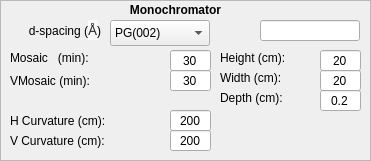
   <widget class="QFrame" name="mono_frame">
    <property name="geometry">
     <rect>
      <x>10</x>
      <y>140</y>
      <width>371</width>
      <height>161</height>
     </rect>
    </property>
    <property name="sizePolicy">
     <sizepolicy hsizetype="Expanding" vsizetype="Expanding">
      <horstretch>0</horstretch>
      <verstretch>0</verstretch>
     </sizepolicy>
    </property>
    <property name="minimumSize">
     <size>
      <width>351</width>
      <height>161</height>
     </size>
    </property>
    <property name="frameShape">
     <enum>QFrame::StyledPanel</enum>
    </property>
    <property name="frameShadow">
     <enum>QFrame::Sunken</enum>
    </property>
    <widget class="QLabel" name="mono_label">
     <property name="geometry">
      <rect>
       <x>0</x>
       <y>0</y>
       <width>351</width>
       <height>20</height>
      </rect>
     </property>
     <property name="sizePolicy">
      <sizepolicy hsizetype="Fixed" vsizetype="Fixed">
       <horstretch>0</horstretch>
       <verstretch>0</verstretch>
      </sizepolicy>
     </property>
     <property name="minimumSize">
      <size>
       <width>351</width>
       <height>20</height>
      </size>
     </property>
     <property name="text">
      <string>&lt;html&gt;&lt;head/&gt;&lt;body&gt;&lt;p&gt;&lt;span style=&quot; font-weight:600;&quot;&gt;Monochromator&lt;/span&gt;&lt;/p&gt;&lt;/body&gt;&lt;/html&gt;</string>
     </property>
     <property name="alignment">
      <set>Qt::AlignCenter</set>
     </property>
    </widget>
    <widget class="QLabel" name="mono_select_label">
     <property name="geometry">
      <rect>
       <x>0</x>
       <y>20</y>
       <width>101</width>
       <height>21</height>
      </rect>
     </property>
     <property name="sizePolicy">
      <sizepolicy hsizetype="Fixed" vsizetype="Fixed">
       <horstretch>0</horstretch>
       <verstretch>0</verstretch>
      </sizepolicy>
     </property>
     <property name="minimumSize">
      <size>
       <width>101</width>
       <height>21</height>
      </size>
     </property>
     <property name="text">
      <string>&lt;html&gt;&lt;head/&gt;&lt;body&gt;&lt;p&gt;d-spacing (&lt;span style=&quot; font-family:'Open Sans,Helvetica Neue,Helvetica,Arial,sans-serif'; font-size:14px; color:#333333; background-color:#f9f9f9;&quot;&gt;Å&lt;/span&gt;)&lt;/p&gt;&lt;/body&gt;&lt;/html&gt;</string>
     </property>
     <property name="alignment">
      <set>Qt::AlignRight|Qt::AlignTrailing|Qt::AlignVCenter</set>
     </property>
    </widget>
    <widget class="QComboBox" name="mono_select_dropdown">
     <property name="geometry">
      <rect>
       <x>110</x>
       <y>20</y>
       <width>100</width>
       <height>26</height>
      </rect>
     </property>
     <property name="minimumSize">
      <size>
       <width>80</width>
       <height>26</height>
      </size>
     </property>
     <property name="maximumSize">
      <size>
       <width>120</width>
       <height>21</height>
      </size>
     </property>
     <item>
      <property name="text">
       <string>PG(002)</string>
      </property>
     </item>
     <item>
      <property name="text">
       <string>PG(004)</string>
      </property>
     </item>
     <item>
      <property name="text">
       <string>PG(110)</string>
      </property>
     </item>
     <item>
      <property name="text">
       <string>Ge(111)</string>
      </property>
     </item>
     <item>
      <property name="text">
       <string>Ge(220)</string>
      </property>
     </item>
     <item>
      <property name="text">
       <string>Ge(311)</string>
      </property>
     </item>
     <item>
      <property name="text">
       <string>Be(002)</string>
      </property>
     </item>
     <item>
      <property name="text">
       <string>Cu2MnAl(111)</string>
      </property>
     </item>
     <item>
      <property name="text">
       <string>Co0.92Fe0.08(200)</string>
      </property>
     </item>
     <item>
      <property name="text">
       <string>Ge(511)</string>
      </property>
     </item>
     <item>
      <property name="text">
       <string>Ge(533)</string>
      </property>
     </item>
     <item>
      <property name="text">
       <string>Si(111)</string>
      </property>
     </item>
     <item>
      <property name="text">
       <string>Cu(111)</string>
      </property>
     </item>
     <item>
      <property name="text">
       <string>Cu(002)</string>
      </property>
     </item>
     <item>
      <property name="text">
       <string>Cu(220)</string>
      </property>
     </item>
     <item>
      <property name="text">
       <string>Custom</string>
      </property>
     </item>
    </widget>
    <widget class="QLineEdit" name="mono_select_input">
     <property name="geometry">
      <rect>
       <x>260</x>
       <y>20</y>
       <width>100</width>
       <height>21</height>
      </rect>
     </property>
     <property name="minimumSize">
      <size>
       <width>100</width>
       <height>21</height>
      </size>
     </property>
     <property name="maximumSize">
      <size>
       <width>100</width>
       <height>21</height>
      </size>
     </property>
     <property name="alignment">
      <set>Qt::AlignCenter</set>
     </property>
    </widget>
    <widget class="QLabel" name="mono_vmosaic_label">
     <property name="geometry">
      <rect>
       <x>10</x>
       <y>70</y>
       <width>111</width>
       <height>21</height>
      </rect>
     </property>
     <property name="sizePolicy">
      <sizepolicy hsizetype="Fixed" vsizetype="Fixed">
       <horstretch>0</horstretch>
       <verstretch>0</verstretch>
      </sizepolicy>
     </property>
     <property name="minimumSize">
      <size>
       <width>111</width>
       <height>21</height>
      </size>
     </property>
     <property name="text">
      <string>VMosaic (min):</string>
     </property>
     <property name="alignment">
      <set>Qt::AlignLeading|Qt::AlignLeft|Qt::AlignVCenter</set>
     </property>
    </widget>
    <widget class="QLineEdit" name="mono_vmosaic_input">
     <property name="geometry">
      <rect>
       <x>170</x>
       <y>70</y>
       <width>41</width>
       <height>21</height>
      </rect>
     </property>
     <property name="minimumSize">
      <size>
       <width>41</width>
       <height>21</height>
      </size>
     </property>
     <property name="maximumSize">
      <size>
       <width>41</width>
       <height>21</height>
      </size>
     </property>
     <property name="text">
      <string>30</string>
     </property>
     <property name="alignment">
      <set>Qt::AlignCenter</set>
     </property>
    </widget>
    <widget class="QLabel" name="mono_hcurve_label">
     <property name="geometry">
      <rect>
       <x>10</x>
       <y>110</y>
       <width>191</width>
       <height>21</height>
      </rect>
     </property>
     <property name="minimumSize">
      <size>
       <width>161</width>
       <height>21</height>
      </size>
     </property>
     <property name="text">
      <string>H Curvature (cm):</string>
     </property>
     <property name="alignment">
      <set>Qt::AlignLeading|Qt::AlignLeft|Qt::AlignVCenter</set>
     </property>
    </widget>
    <widget class="QLabel" name="mono_height_label">
     <property name="geometry">
      <rect>
       <x>220</x>
       <y>50</y>
       <width>101</width>
       <height>16</height>
      </rect>
     </property>
     <property name="sizePolicy">
      <sizepolicy hsizetype="Fixed" vsizetype="Fixed">
       <horstretch>0</horstretch>
       <verstretch>0</verstretch>
      </sizepolicy>
     </property>
     <property name="minimumSize">
      <size>
       <width>81</width>
       <height>16</height>
      </size>
     </property>
     <property name="text">
      <string>Height (cm):</string>
     </property>
     <property name="alignment">
      <set>Qt::AlignLeading|Qt::AlignLeft|Qt::AlignVCenter</set>
     </property>
    </widget>
    <widget class="QLabel" name="mono_width_label">
     <property name="geometry">
      <rect>
       <x>220</x>
       <y>70</y>
       <width>101</width>
       <height>16</height>
      </rect>
     </property>
     <property name="sizePolicy">
      <sizepolicy hsizetype="Fixed" vsizetype="Fixed">
       <horstretch>0</horstretch>
       <verstretch>0</verstretch>
      </sizepolicy>
     </property>
     <property name="minimumSize">
      <size>
       <width>81</width>
       <height>16</height>
      </size>
     </property>
     <property name="text">
      <string>Width (cm):</string>
     </property>
     <property name="alignment">
      <set>Qt::AlignLeading|Qt::AlignLeft|Qt::AlignVCenter</set>
     </property>
    </widget>
    <widget class="QLineEdit" name="mono_mosaic_input">
     <property name="geometry">
      <rect>
       <x>170</x>
       <y>50</y>
       <width>41</width>
       <height>21</height>
      </rect>
     </property>
     <property name="minimumSize">
      <size>
       <width>41</width>
       <height>21</height>
      </size>
     </property>
     <property name="maximumSize">
      <size>
       <width>41</width>
       <height>21</height>
      </size>
     </property>
     <property name="text">
      <string>30</string>
     </property>
     <property name="alignment">
      <set>Qt::AlignCenter</set>
     </property>
    </widget>
    <widget class="QLineEdit" name="mono_vcurve_input">
     <property name="geometry">
      <rect>
       <x>170</x>
       <y>130</y>
       <width>41</width>
       <height>21</height>
      </rect>
     </property>
     <property name="minimumSize">
      <size>
       <width>41</width>
       <height>21</height>
      </size>
     </property>
     <property name="maximumSize">
      <size>
       <width>41</width>
       <height>21</height>
      </size>
     </property>
     <property name="text">
      <string>200</string>
     </property>
     <property name="alignment">
      <set>Qt::AlignCenter</set>
     </property>
    </widget>
    <widget class="QLineEdit" name="mono_height_input">
     <property name="geometry">
      <rect>
       <x>320</x>
       <y>50</y>
       <width>41</width>
       <height>21</height>
      </rect>
     </property>
     <property name="minimumSize">
      <size>
       <width>40</width>
       <height>21</height>
      </size>
     </property>
     <property name="maximumSize">
      <size>
       <width>41</width>
       <height>21</height>
      </size>
     </property>
     <property name="text">
      <string>20</string>
     </property>
     <property name="alignment">
      <set>Qt::AlignCenter</set>
     </property>
    </widget>
    <widget class="QLabel" name="mono_mosaic_label">
     <property name="geometry">
      <rect>
       <x>10</x>
       <y>50</y>
       <width>111</width>
       <height>16</height>
      </rect>
     </property>
     <property name="sizePolicy">
      <sizepolicy hsizetype="Fixed" vsizetype="Fixed">
       <horstretch>0</horstretch>
       <verstretch>0</verstretch>
      </sizepolicy>
     </property>
     <property name="minimumSize">
      <size>
       <width>111</width>
       <height>16</height>
      </size>
     </property>
     <property name="text">
      <string>Mosaic   (min):</string>
     </property>
     <property name="alignment">
      <set>Qt::AlignLeading|Qt::AlignLeft|Qt::AlignVCenter</set>
     </property>
    </widget>
    <widget class="QLabel" name="mono_vcurve_label">
     <property name="geometry">
      <rect>
       <x>10</x>
       <y>130</y>
       <width>181</width>
       <height>21</height>
      </rect>
     </property>
     <property name="minimumSize">
      <size>
       <width>161</width>
       <height>21</height>
      </size>
     </property>
     <property name="text">
      <string>V Curvature (cm):</string>
     </property>
     <property name="alignment">
      <set>Qt::AlignLeading|Qt::AlignLeft|Qt::AlignVCenter</set>
     </property>
    </widget>
    <widget class="QLabel" name="mono_depth_label">
     <property name="geometry">
      <rect>
       <x>220</x>
       <y>90</y>
       <width>101</width>
       <height>16</height>
      </rect>
     </property>
     <property name="sizePolicy">
      <sizepolicy hsizetype="Fixed" vsizetype="Fixed">
       <horstretch>0</horstretch>
       <verstretch>0</verstretch>
      </sizepolicy>
     </property>
     <property name="minimumSize">
      <size>
       <width>81</width>
       <height>16</height>
      </size>
     </property>
     <property name="text">
      <string>Depth (cm):</string>
     </property>
     <property name="alignment">
      <set>Qt::AlignLeading|Qt::AlignLeft|Qt::AlignVCenter</set>
     </property>
    </widget>
    <widget class="QLineEdit" name="mono_width_input">
     <property name="geometry">
      <rect>
       <x>320</x>
       <y>70</y>
       <width>41</width>
       <height>21</height>
      </rect>
     </property>
     <property name="minimumSize">
      <size>
       <width>41</width>
       <height>21</height>
      </size>
     </property>
     <property name="maximumSize">
      <size>
       <width>41</width>
       <height>21</height>
      </size>
     </property>
     <property name="text">
      <string>20</string>
     </property>
     <property name="alignment">
      <set>Qt::AlignCenter</set>
     </property>
    </widget>
    <widget class="QLineEdit" name="mono_depth_input">
     <property name="geometry">
      <rect>
       <x>320</x>
       <y>90</y>
       <width>41</width>
       <height>21</height>
      </rect>
     </property>
     <property name="minimumSize">
      <size>
       <width>41</width>
       <height>21</height>
      </size>
     </property>
     <property name="maximumSize">
      <size>
       <width>41</width>
       <height>21</height>
      </size>
     </property>
     <property name="text">
      <string>0.2</string>
     </property>
     <property name="alignment">
      <set>Qt::AlignCenter</set>
     </property>
    </widget>
    <widget class="QLineEdit" name="mono_hcurve_input">
     <property name="geometry">
      <rect>
       <x>170</x>
       <y>110</y>
       <width>41</width>
       <height>21</height>
      </rect>
     </property>
     <property name="minimumSize">
      <size>
       <width>41</width>
       <height>21</height>
      </size>
     </property>
     <property name="maximumSize">
      <size>
       <width>41</width>
       <height>21</height>
      </size>
     </property>
     <property name="text">
      <string>200</string>
     </property>
     <property name="alignment">
      <set>Qt::AlignCenter</set>
     </property>
    </widget>
   </widget>
